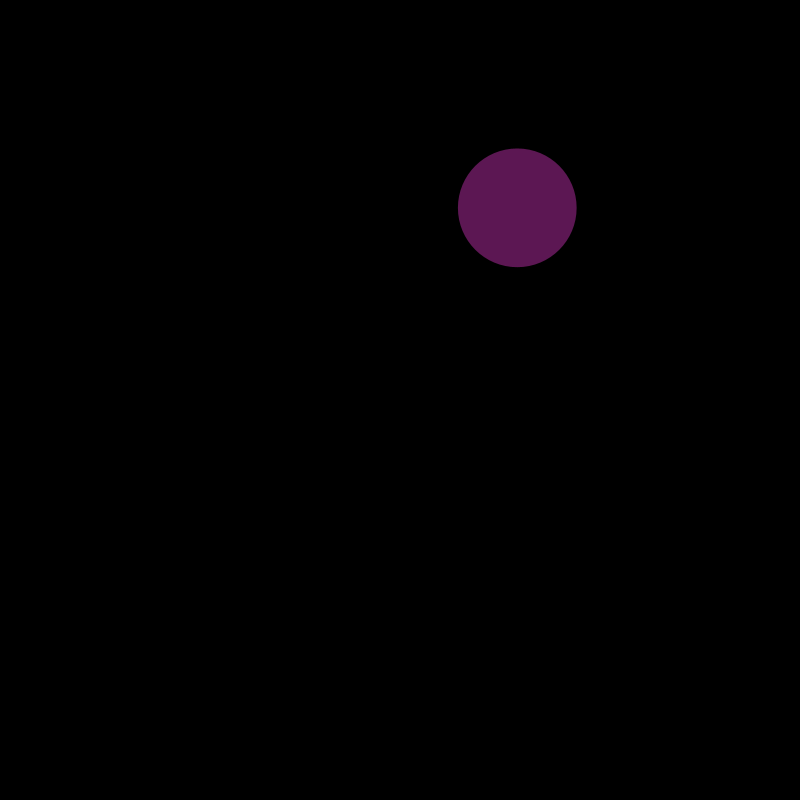
Frame 1 (no input)
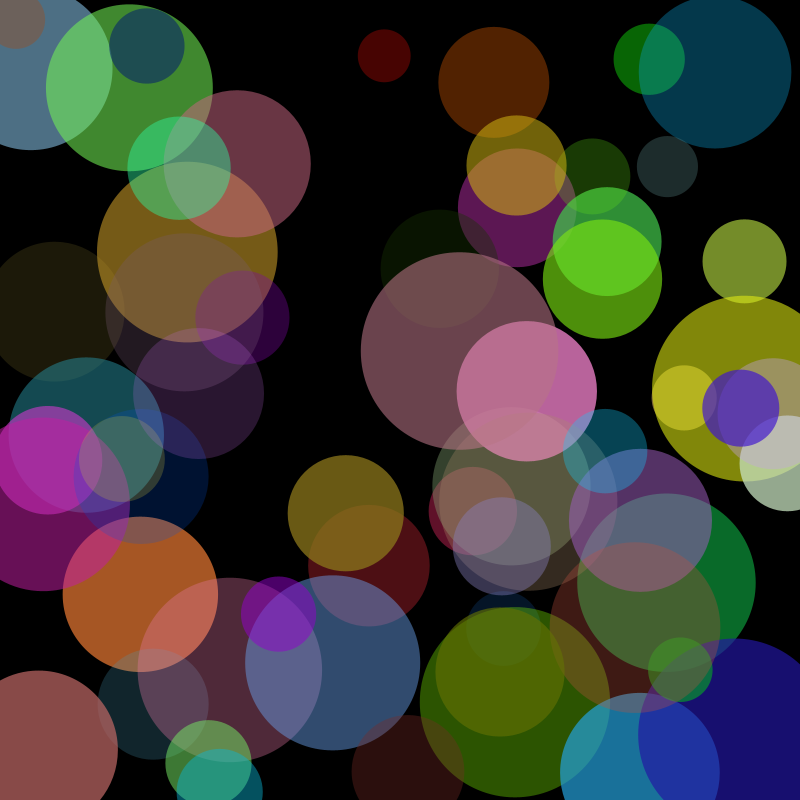
Frame 60 (the mouse pressed at the canvas centre just before this capture)
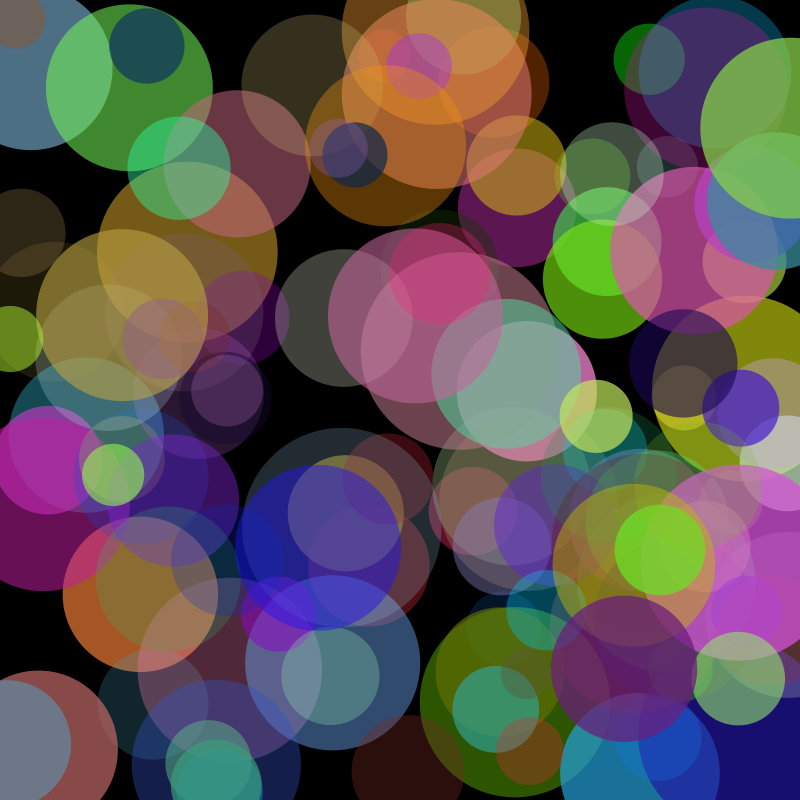
Frame 120 (the mouse held since frame 60 and released just before this capture)

The Processing sketch that drew these frames (run headless with seeded random() and noise(); from frame 60 on, the mouse is pressed at the canvas centre):

// Processing sketch: bit2atom_180625b
// ── bit2atom_180625b.pde
void setup(){
  size(800, 800);
  background(0);
}

void draw(){
  float ellipseX = random(800);
  float ellipseY = random(800);
  fill(random(255), random(255), random(255), random(50, 200));
  noStroke();
  float ellipseD = random(50, 200);
  ellipse(ellipseX, ellipseY, ellipseD, ellipseD);
}
